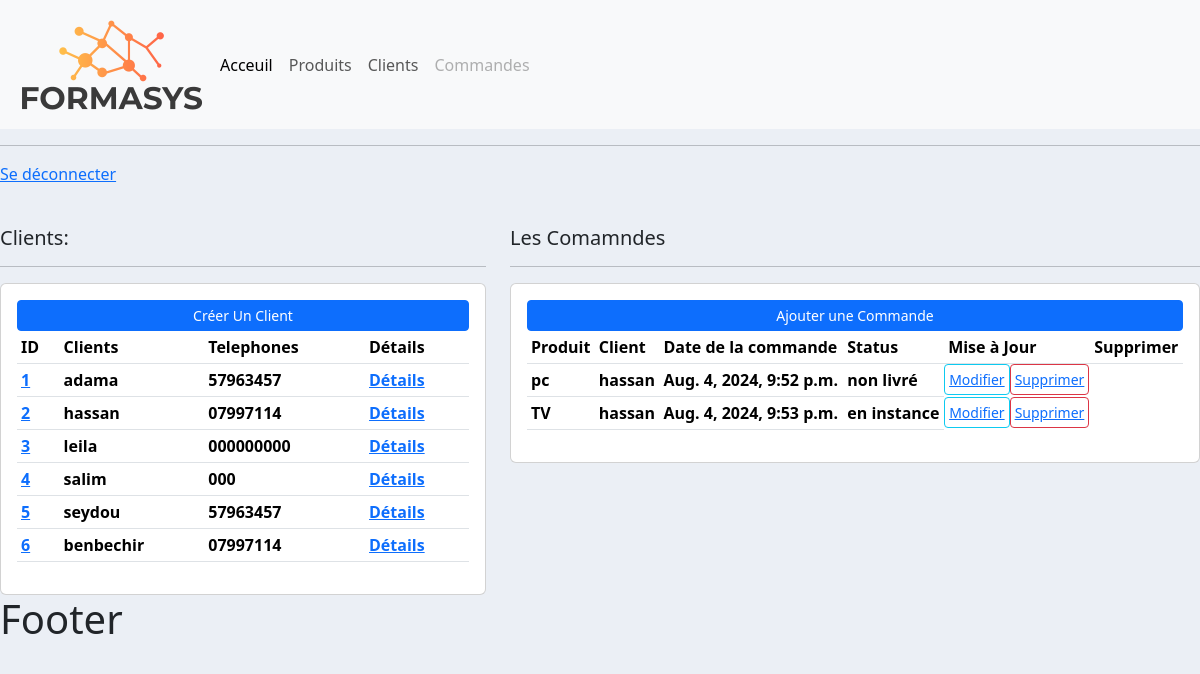
The app's page / (signed in) with its own data.
### client/models.py (models this page shows)
class Client (models.Model) :
    nom = models.CharField(max_length=200, null=True)
    telephone = models.CharField(max_length=200, null=True)
    date_creation = models.DateTimeField(auto_now_add=True , null= True)
    def __str__(self):
        return self.nom

### commande/models.py (models this page shows)
class Commande (models.Model) :
    STATUS = (
        ("en instance" ,"en instance" ),
        ("non livré", "non livré"),
        ("livré", "livré"),
    )
    client = models.ForeignKey(Client, null=True, on_delete=models.SET_NULL)
    produit = models.ForeignKey(Produit, null=True, on_delete=models.SET_NULL)
    status = models.CharField(max_length=200 ,null=True, choices=STATUS)
    date_creation = models.DateTimeField(null=True, auto_now_add=True)

### produit/models.py (models this page shows)
class Produit (models.Model) :
    nom = models.CharField(max_length=200 , null=True)
    prix = models.IntegerField(null=True)
    tag = models.ManyToManyField(Tag)
    def __str__(self):
        return self.nom

### produit/views.py (the view)
# urls.py: path("",views.acceuil , name= "acceuil")
@login_required(login_url="connexion")
def acceuil (request) :
    commandes = Commande.objects.all()
    clients = Client.objects.all()
    context = {
        "clients" : clients,
        "commandes" : commandes,
    }
    return render (request , "produit/acceuil.html", context)

### templates/produit/acceuil.html (shortened to what this page needs)
{% extends 'base.html' %}
    {% block Contenu %}
    <p><a href="{% url 'deconnexion' %}">Se déconnecter</a></p>
    <br>
    <div class="row">
        <div class="col-md-5">
            <h5>Clients:</h5>
            <hr>
            <div class="card card-body">
                <a class="btn btn-primary  btn-sm btn-block" href="">Créer Un Client</a>
                <table class="table table-sm">
                    <tr>
                        <th>ID</th>
                        <th>Clients</th>
                        <th>Telephones</th>
                        <th>Détails</th>
                    </tr>
                    {% for client in  clients %}
                    <tr>
                        <th> <a href=" {% url 'list_client' client.id %}">{{client.id}}</th>   </a>
                        <th>{{client.nom}}</th>
                        <th>{{client.telephone}}</th>
                        <th> <a href=" {% url 'list_client' client.id %}">Détails</th>   </a>
                    </tr>
                    {% endfor %}
                </table>
            </div>
        </div>
        <div class="col-md-7">
            <h5>Les  Comamndes</h5>
            <hr>
            <div class="card card-body">
                <a class="btn btn-primary  btn-sm btn-block" href="{% url 'ajouter' %}">Ajouter une Commande</a>
                <table class="table table-sm">
                    <tr>
                        <th>Produit</th>
                        <th>Client</th>
                        <th>Date de la commande</th>
                        <th>Status</th>
                        <th>Mise à Jour</th>
                        <th>Supprimer</th>
                    </tr>
                    {% for commande in commandes  %}
                    <tr>
                        <th>{{commande.produit}}</th>
                        <th>{{commande.client}}</th>
                        <th>{{commande.date_creation}}</th>
                        <th>{{commande.status}}</th>
                        <th class="btn btn-sm btn-info"> <a href="{% url 'modif' commande.id %}"> Modifier</a></th>
                        <th class="btn btn-sm btn-danger"><a href="{% url 'sup' commande.id %}"> Supprimer</a></th>
                    </tr>
                    {% endfor %}
                </table>
            </div>
        </div>
    </div>
    {% endblock Contenu %}

### templates/base.html (shortened to what this page needs)
{% load static %}
<!DOCTYPE html>
<html lang="en">
  <head>
    <link href="https://cdn.jsdelivr.net/npm/bootstrap@5.3.3/dist/css/bootstrap.min.css" rel="stylesheet">
    <link rel="stylesheet" type="text/css" href="{% static 'css/main.css' %}">
  </head>
  <body>
      {% include 'raccourcis/navbar.html' %}
      <hr>
    {% block Contenu %}
    {% endblock Contenu %}
    <h1>Footer</h1>
  </body>
</html>

### templates/raccourcis/navbar.html (shortened to what this page needs)
{% load static %}
<nav class="navbar navbar-expand-lg bg-body-tertiary">
    <div class="container-fluid">
      <img src="{% static 'images/logo.png' %}" alt="">
      <div class="collapse navbar-collapse" id="navbarNav">
        <ul class="navbar-nav">
          <li class="nav-item">
            <a class="nav-link active" aria-current="page" href="#">Acceuil</a>
          </li>
          <li class="nav-item">
            <a class="nav-link" href="#">Produits</a>
          </li>
          <li class="nav-item">
            <a class="nav-link" href="#">Clients</a>
          </li>
          <li class="nav-item">
            <a class="nav-link disabled" aria-disabled="true">Commandes</a>
          </li>
        </ul>
      </div>
    </div>
  </nav>

### static/css/main.css (style rules this page uses)
body { background-color: #ebeff5; }

### records on screen
Client: id "1", nom "adama", telephone "57963457"
Client: id "2", nom "hassan", telephone "07997114"
Client: id "3", nom "leila", telephone "000000000"
Client: id "4", nom "salim", telephone "000"
Client: id "5", nom "seydou", telephone "57963457"
Client: id "6", nom "benbechir", telephone "07997114"
Commande: produit "pc", client "hassan", date_creation "Aug. 4, 2024, 9:52 p.m.", status "non livré"
Commande: produit "TV", client "hassan", date_creation "Aug. 4, 2024, 9:53 p.m.", status "en instance"
